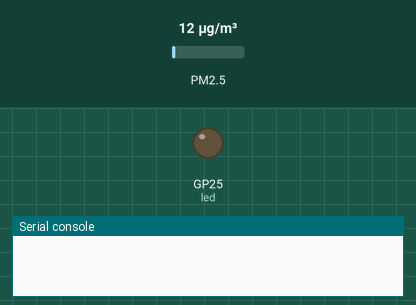
The program below on a simulated Raspberry Pi Pico running MicroPython. On the bench: output pins drawn as LEDs (lit = HIGH), the last lines printed to the serial console. The inputs (shaded band) are chosen by the test bench; at power-on: PM2.5 12 µg/m³. Files the program writes start out absent; the clock reads 2024-03-15 10:24:30 at power-on unless the program sets it.

Above: at 0.1 s.
At 2.1 s:
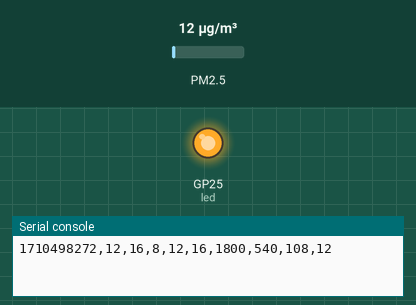
Timing chart, 0 to 3.6 s (numbered marks = the images above):
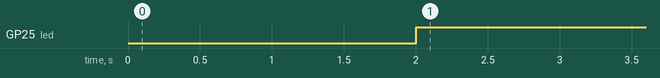

Measured:
- by itself, GP25 (led): LOW → HIGH at 2.0 s

The program:

main.py
```python
# Name: Jayed Rafi
# For Raspberry Pi Pico
# Sensor: PMSA003I
# References: https://www.adafruit.com/product/4632

import time
import machine
from pmsa003i import PMSA003I
import sdcard # for sdcard
import uos  #for sdcard
time.sleep(2)  # wait 2 seconds after boot

i2c = machine.I2C(0, scl=machine.Pin(5), sda=machine.Pin(4), freq=100000) # initialize I2C pins
sensor = PMSA003I(i2c) # Initialize PMSA003I sensor
cs = machine.Pin(15, machine.Pin.OUT)
spi = machine.SPI(1,
                  baudrate=1000000,
                  polarity=0,
                  phase=0,
                  bits=8,
                  firstbit=machine.SPI.MSB,
                  sck=machine.Pin(10),
                  mosi=machine.Pin(11),
                  miso=machine.Pin(12))
sd = sdcard.SDCard(spi, cs)
led = machine.Pin('LED', machine.Pin.OUT)
# Mount filesystem: This allows us to access the SD card
# as if it was a separate storage drive attached to the pico
vfs = uos.VfsFat(sd)
uos.mount(vfs, "/sd")

#change the file name below, else will override previous.
with open("/sd/pmsa003i_data.txt", "w") as file:
    while True:
        data = sensor.read()
        led.value(1)
        #  Data format and information:
        # Units: Mass Concentration Values (µg/m³), Particle Count (/0.1L air)
        # Format: timestamp, PM1.0 ATM, PM2.5 ATM, PM10 ATM, particles>0.3µm, particles>0.5µm, particles>1.0µm, particles>2.5µm, particles>5.0µmm, particles>10µm
        file.write(str(time.time())+","+str(data["PM1.0_ATM"])+","+str(data["PM2.5_ATM"])+","+str(data["PM10_ATM"])+","+str(data["particles_0.3µm"])+","+str(data["particles_0.5µm"])+","+str(data["particles_1.0µm"])+","+str(data["particles_2.5µm"])+","+str(data["particles_5.0µm"])+","+str(data["particles_10µm"])+"\r\n")
        print(str(time.time())+","+str(data["PM1.0_ATM"])+","+str(data["PM2.5_ATM"])+","+str(data["PM10_ATM"])+","+str(data["particles_0.3µm"])+","+str(data["particles_0.5µm"])+","+str(data["particles_1.0µm"])+","+str(data["particles_2.5µm"])+","+str(data["particles_5.0µm"])+","+str(data["particles_10µm"]))
        file.flush()
        time.sleep(1) # Interval between readings (seconds)
    led.value(0)
```

pmsa003i.py
```python
# Note: Library file.
# For Raspberry Pi Pico
# Sensor: PMSA003I
# References: https://www.adafruit.com/product/4632import time
import struct
import machine

class PMSA003I:
    def __init__(self, i2c, address=0x12):
        self.i2c = i2c
        self.address = address

    def read(self):
        try:
            data = self.i2c.readfrom(self.address, 32)
            if len(data) == 32:
                value = struct.unpack('>HHHHHHHHHHHHHHHxx', data)
                return {
                    "PM1.0_CF1": value[0],
                    "PM2.5_CF1": value[1],
                    "PM10_CF1": value[2],
                    "PM1.0_ATM": value[3],
                    "PM2.5_ATM": value[4],
                    "PM10_ATM": value[5],
                    "particles_0.3µm": value[6],
                    "particles_0.5µm": value[7],
                    "particles_1.0µm": value[8],
                    "particles_2.5µm": value[9],
                    "particles_5.0µm": value[10],
                    "particles_10µm": value[11]
                }
        except OSError:
            print("Error!")
            return None
```
